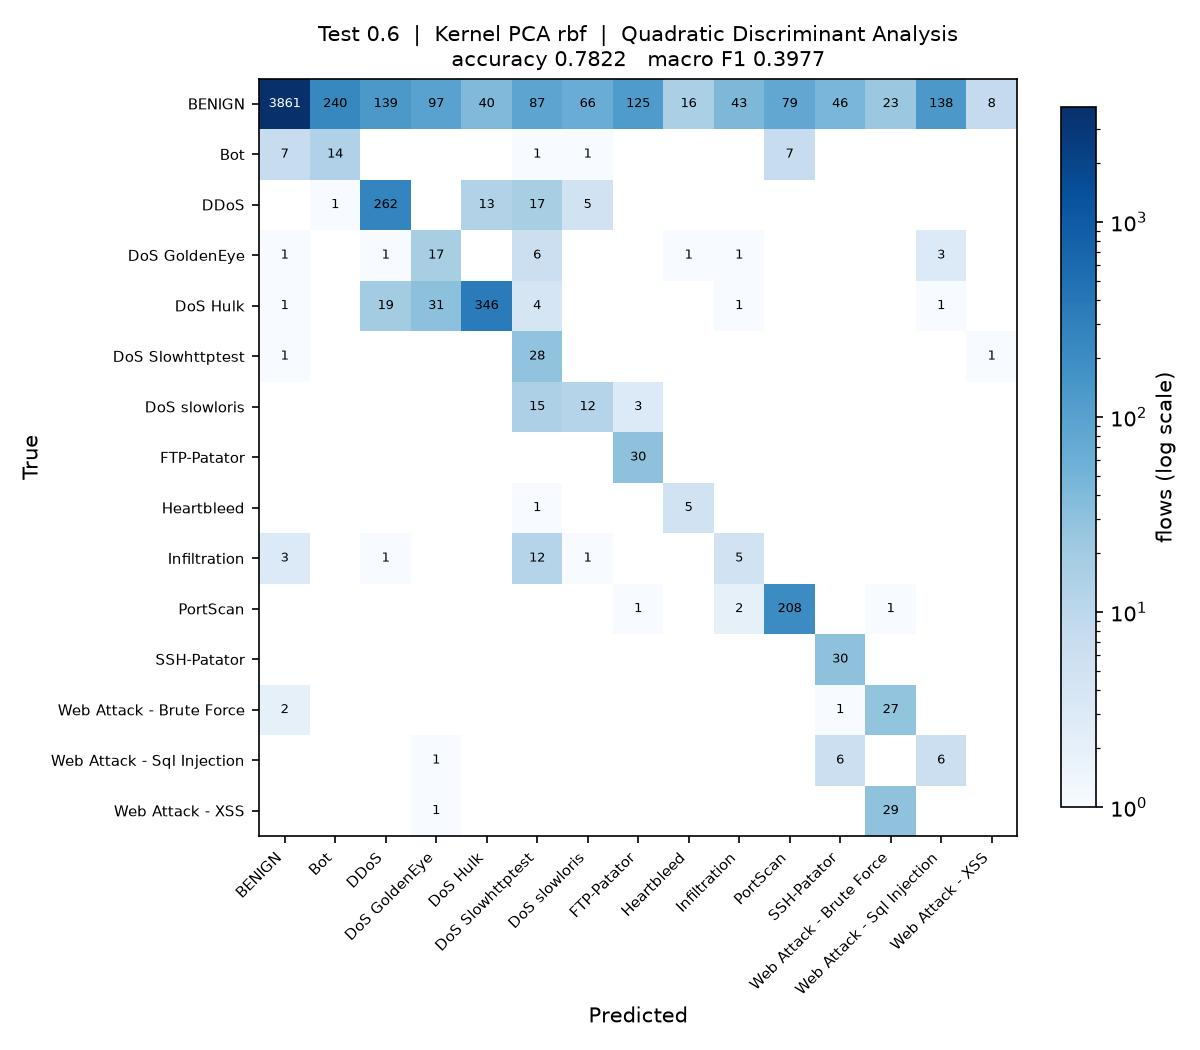

The Python source for this figure:
"""
Test_0.6_DR_RBF_QDA

Test size 0.6  |  Kernel PCA (rbf)  |  Quadratic Discriminant Analysis  (reference sheet #17)

Note: the rarest class has fewer training rows than there are components, so the class covariance needs shrinkage before QDA can be fitted.

Run on its own:

    python Test_0.6_DR_RBF_QDA.py

Writes Test_0.6_DR_RBF_QDA.jpg (confusion matrix) and appends one row to
results/75_runs.csv.
"""

import os
import sys
import time
import warnings
from pathlib import Path

import matplotlib
matplotlib.use("Agg")
import matplotlib.pyplot as plt
import numpy as np
import pandas as pd
from sklearn.decomposition import KernelPCA
from sklearn.impute import SimpleImputer
from sklearn.metrics import (accuracy_score, confusion_matrix, f1_score,
                             precision_score, recall_score)
from sklearn.model_selection import train_test_split
from sklearn.preprocessing import LabelEncoder, StandardScaler
from sklearn.discriminant_analysis import QuadraticDiscriminantAnalysis

sys.path.insert(0, str(Path(__file__).resolve().parent.parent))
from common import load_sample                      # noqa: E402

warnings.filterwarnings("ignore")

# ----- this run -------------------------------------------------------------
TEST_SIZE = 0.6
KERNEL = "rbf"
CLASSIFIER = "QDA"
N_COMPONENTS = 15
# ----------------------------------------------------------------------------

SEED = 0
N_JOBS = max(1, (os.cpu_count() or 2) // 2)
STEM = "Test_0.6_DR_RBF_QDA"
HERE = Path(__file__).resolve().parent
RESULTS = HERE.parent / "results"


# QDA estimates a separate covariance matrix per class, so the rarest class
# has to supply more rows than there are components. Heartbleed supplies about
# five against 15 components, so its covariance is rank deficient. Shrinkage
# pulls each class covariance towards a shared spherical one, which makes it
# estimable; RANK_TOL is the threshold sklearn uses to decide whether that
# worked, and its default of 1e-4 is far above the 1e-7 scale of these
# components, so it would reject a covariance that is in fact positive definite.
RANK_TOL = 1e-12


def qda_shrinkage(X, y):
    """Smallest shrinkage that lets every class covariance be estimated.

    Less shrinkage keeps the model closer to true QDA, so the values are
    tried in order and the first that fits is used.
    """
    last = None
    for s in (0.1, 0.25, 0.5, 0.8, 0.95):
        try:
            QuadraticDiscriminantAnalysis(solver="eigen", shrinkage=s,
                                          tol=RANK_TOL).fit(X, y)
        except Exception as exc:
            last = exc
            continue
        print("QDA shrinkage " + str(s))
        return s
    raise SystemExit("QDA cannot be estimated at any shrinkage: " + str(last))


def main():
    t0 = time.time()
    df = load_sample(10000, 50, SEED)
    y = LabelEncoder().fit_transform(df["Label"])
    X = df.drop(columns=["Label", "Day"])
    classes = sorted(df["Label"].unique())
    print(f"{len(df):,} flows, {X.shape[1]} features, {len(classes)} classes")

    X_train, X_test, y_train, y_test = train_test_split(
        X, y, test_size=TEST_SIZE, random_state=SEED, stratify=y)

    # mean imputation and scaling, fitted on the training split only
    imputer = SimpleImputer(strategy="mean").fit(X_train)
    scaler = StandardScaler().fit(imputer.transform(X_train))
    X_train = scaler.transform(imputer.transform(X_train))
    X_test = scaler.transform(imputer.transform(X_test))

    # dimensionality reduction: Kernel PCA, fitted on the training split only.
    # arpack keeps the largest positive eigenvalues; the randomized solver ranks
    # them by magnitude and fails on the sigmoid kernel, which is not PSD.
    kpca = KernelPCA(n_components=N_COMPONENTS, kernel=KERNEL,
                     eigen_solver="arpack", random_state=SEED, n_jobs=N_JOBS)
    X_train = kpca.fit_transform(X_train)
    X_test = kpca.transform(X_test)
    print(f"Kernel PCA ({KERNEL}): {X_train.shape[1]} components")

    classifier = QuadraticDiscriminantAnalysis(
        solver="eigen", tol=RANK_TOL,
        shrinkage=qda_shrinkage(X_train, y_train))
    classifier.fit(X_train, y_train)
    y_pred = classifier.predict(X_test)

    acc = accuracy_score(y_test, y_pred)
    pre = precision_score(y_test, y_pred, average="macro", zero_division=0)
    rec = recall_score(y_test, y_pred, average="macro", zero_division=0)
    f1 = f1_score(y_test, y_pred, average="macro", zero_division=0)
    pre_w = precision_score(y_test, y_pred, average="weighted", zero_division=0)
    rec_w = recall_score(y_test, y_pred, average="weighted", zero_division=0)
    f1_w = f1_score(y_test, y_pred, average="weighted", zero_division=0)

    print(f"Accuracy  : {acc:.4f}")
    print(f"Precision : {pre:.4f}")
    print(f"Recall    : {rec:.4f}")
    print(f"F1 Score  : {f1:.4f}")

    # confusion matrix image, named to match this script
    cm = confusion_matrix(y_test, y_pred, labels=range(len(classes)))
    fig, ax = plt.subplots(figsize=(8, 7))
    im = ax.imshow(cm, cmap="Blues", norm=matplotlib.colors.LogNorm(vmin=1))
    ax.set_xticks(range(len(classes)), classes, rotation=45, ha="right", fontsize=7)
    ax.set_yticks(range(len(classes)), classes, fontsize=7)
    ax.set_xlabel("Predicted")
    ax.set_ylabel("True")
    ax.set_title(f"Test {TEST_SIZE}  |  Kernel PCA {KERNEL}  |  Quadratic Discriminant Analysis\n"
                 f"accuracy {acc:.4f}   macro F1 {f1:.4f}", fontsize=10)
    for i in range(len(classes)):
        for j in range(len(classes)):
            if cm[i, j]:
                ax.text(j, i, cm[i, j], ha="center", va="center", fontsize=6,
                        color="white" if cm[i, j] > cm.max() / 3 else "black")
    fig.colorbar(im, ax=ax, fraction=0.04, label="flows (log scale)")
    fig.tight_layout()
    fig.savefig(HERE / f"{STEM}.jpg", dpi=150)
    plt.close(fig)

    # one row appended to the shared results table
    RESULTS.mkdir(exist_ok=True)
    row = {"Test": TEST_SIZE, "DR": "RBF", "Clas": CLASSIFIER,
           "Acc": round(acc, 4), "Pre": round(pre, 4), "Rec": round(rec, 4),
           "F1": round(f1, 4),
           "Pre_weighted": round(pre_w, 4), "Rec_weighted": round(rec_w, 4),
           "F1_weighted": round(f1_w, 4),
           "n_components": N_COMPONENTS, "seconds": round(time.time() - t0, 1),
           "script": STEM}
    out = RESULTS / "75_runs.csv"
    old = pd.read_csv(out).to_dict("records") if out.exists() else []
    old = [r for r in old if r.get("script") != STEM]
    pd.DataFrame(old + [row]).to_csv(out, index=False)
    print(f"saved {STEM}.jpg and appended to results/75_runs.csv "
          f"({time.time() - t0:.0f}s)")


if __name__ == "__main__":
    main()
